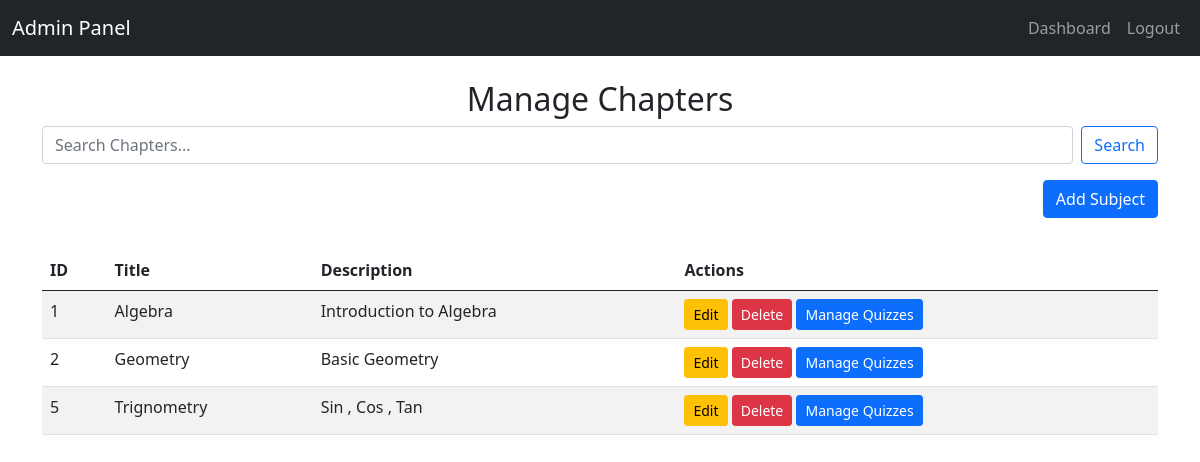
Page /admin/manage_chapters/1 (signed in) on the committed database.
### tables this page shows
CREATE TABLE chapters (
                    id INTEGER PRIMARY KEY AUTOINCREMENT,
                    title TEXT NOT NULL,
                    subject_id INTEGER,
                    description TEXT,
                    FOREIGN KEY (subject_id) REFERENCES subjects(id)
                  );

### app.py (the view, shortened to what this page needs)
@app.route('/admin/manage_chapters/<int:subject_id>', methods=['GET', 'POST'])
def manage_chapters(subject_id):
    if 'user_id' not in session or session['role'] != 'admin':
        return redirect(url_for('login'))
    conn = get_db_connection()
    chapters = conn.execute(
        'SELECT * FROM chapters WHERE subject_id = ?', (subject_id,)
    ).fetchall()
    conn.close()
    return render_template('manage_chapters.html', chapters=chapters, subject_id=subject_id)

### app.py (called while the page is built)
def get_db_connection():
    conn = sqlite3.connect(DATABASE)
    conn.row_factory = sqlite3.Row
    return conn

### templates/manage_chapters.html (shortened to what this page needs)
<!DOCTYPE html>
<html lang="en">
<head>
    <link href="https://cdn.jsdelivr.net/npm/bootstrap@5.1.0/dist/css/bootstrap.min.css" rel="stylesheet">
</head>
<body>
    <nav class="navbar navbar-expand-lg navbar-dark bg-dark">
        <div class="container-fluid">
            <a class="navbar-brand" href="{{ url_for('admin_dashboard') }}">Admin Panel</a>
            <div class="collapse navbar-collapse" id="navbarNav">
                <ul class="navbar-nav ms-auto">
                    <li class="nav-item">
                        <a class="nav-link" href="{{ url_for('admin_dashboard') }}">Dashboard</a>
                    </li>
                    <li class="nav-item">
                        <a class="nav-link" href="{{ url_for('logout') }}">Logout</a>
                    </li>
                </ul>
            </div>
        </div>
    </nav>
    <div class="container mt-4">
        <h2 class="text-center">Manage Chapters</h2>
        <form class="d-flex mb-3" method="GET" action="{{ url_for('search_chapters', subject_id=subject_id) }}">
            <input class="form-control me-2" type="search" placeholder="Search Chapters..." name="search" value="{{ search }}">
            <button class="btn btn-outline-primary" type="submit">Search</button>
        </form>
        <div class="d-flex justify-content-end mb-3">
            <button class="btn btn-primary mb-3" data-bs-toggle="modal" data-bs-target="#addChapterModal">Add Subject</button>
        </div>
        <table class="table table-striped">
            <thead>
                <tr>
                    <th>ID</th>
                    <th>Title</th>
                    <th>Description</th>
                    <th>Actions</th>
                </tr>
            </thead>
            <tbody>
                {% for chapter in chapters %}
                <tr>
                    <td>{{ chapter.id }}</td>
                    <td>{{ chapter.title }}</td>
                    <td>{{ chapter.description }}</td>
                    <td>
                        <button class="btn btn-sm btn-warning btn-edit"
                                data-id="{{ chapter.id }}"
                                data-title="{{ chapter.title }}"
                                data-description="{{ chapter.description }}"
                                data-toggle="modal" data-target="#editChapterModal">
                            Edit
                        </button>
                        <button class="btn btn-sm btn-danger btn-delete"
                                data-id="{{ chapter.id }}"
                                data-title="{{ chapter.title }}"
                                data-bs-toggle="modal" data-bs-target="#deleteChapterModal">
                            Delete
                        </button>
                        <a href="{{ url_for('manage_quizzes', chapter_id=chapter.id) }}" class="btn btn-sm btn-primary">Manage Quizzes</a>
                    </td>
                </tr>
                {% endfor %}
            </tbody>
        </table>
    </div>
</body>
</html>

### rows in the picture
chapters: id "1", title "Algebra", description "Introduction to Algebra"
chapters: id "2", title "Geometry", description "Basic Geometry"
chapters: id "5", title "Trignometry", description "Sin , Cos , Tan"
